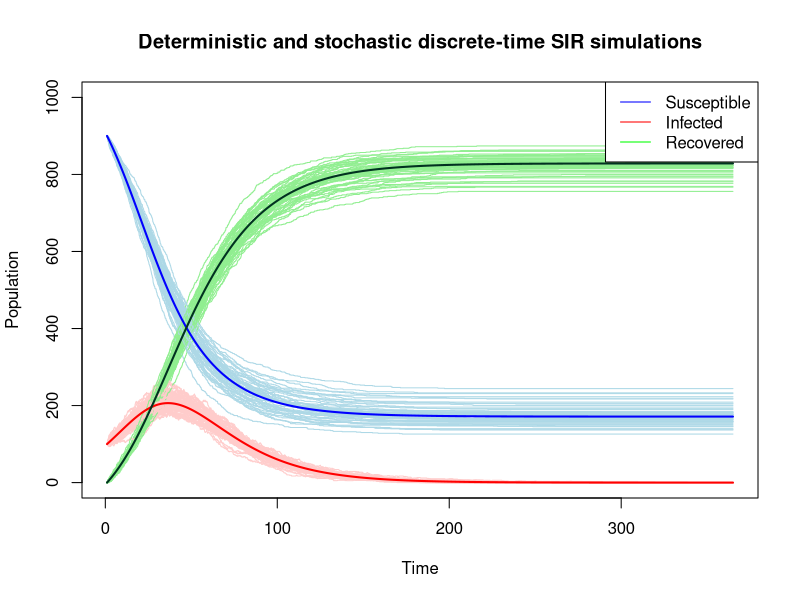

Write the R code that produced this figure.
#Stochastic simulation
Stochastic_DT_SIR_model <- function(N, S0, I0, minTime, maxTime, beta, gamma, step_size) {
  minTime <- minTime           # start time
  maxTime <- maxTime           # end time
  step_size <- step_size       # step size
  steps <- seq(minTime, maxTime, by = step_size)   # time discretization
  beta <- beta                 # infection rate
  gamma <- gamma               # recovery rate
  S <- numeric(length(steps))  # create empty vector to store simulations for susceptibles
  I <- numeric(length(steps))  # create empty vector to store simulations for infectives
  R <- numeric(length(steps))  # create empty vector to store simulations for removed
  S[1] <- S0                   # initial number of susceptibles
  I[1] <- I0                   # initial number of infectives
  R[1] <- N - S0 - I0          # initial number of Removed
  
  # Loop through discretized time and update the compartments at each step
  for (tym in 2:length(steps)) {
    # Assuming infections occur at the point of a Poisson process
    p_I <- 1 - exp(-beta * I[tym - 1] * step_size)  # Probability of infection
    p_R <- 1 - exp(-gamma * step_size)              # Probability of recovery
    
    # Sample infections and recoveries from a binomial trial
    delta_S <- rbinom(1, S[tym - 1], p_I)
    delta_I <- rbinom(1, I[tym - 1], p_R)
    
    # Update the compartments
    S[tym] <- S[tym - 1] - delta_S
    I[tym] <- I[tym - 1] + delta_S - delta_I
    R[tym] <- R[tym - 1] + delta_I
  }
  
  return(data.frame(Steps = steps, S = S, I = I, R = R))
}

#Deterministic simulation
Deterministic_DT_SIR_model2 <- function(N, S0, I0, minTime, maxTime, beta, gamma, step_size) {
  minTime <- minTime           # start time
  maxTime <- maxTime           # end time
  step_size <- step_size       # step size
  steps <- seq(minTime, maxTime, by = step_size)   # time discretization
  beta <- beta                 # infection rate
  gamma <- gamma               # recovery rate
  S <- numeric(length(steps))  # create empty vector to store simulations for susceptibles
  I <- numeric(length(steps))  # create empty vector to store simulations for infectives
  R <- numeric(length(steps))  # create empty vector to store simulations for removed
  S[1] <- S0                   # initial number of susceptibles
  I[1] <- I0                   # initial number of infectives
  R[1] <- N - S0 - I0          # initial number of Removed
  
  # Loop through discretized time and Update the compartments at each step
  for (tym in 2:length(steps)){
    # Assuming infections occur at the point of a Poisson process
    S[tym] <- S[tym - 1] - S[tym - 1] * (1 - exp(-beta * I[tym - 1] * step_size))
    I[tym] <- I[tym - 1] + S[tym - 1] * (1 - exp(-beta * I[tym - 1] * step_size)) - I[tym - 1] * (1 - exp(-gamma * step_size))
    R[tym] <- R[tym - 1] + I[tym - 1] * (1 - exp(-gamma * step_size))
  }
  return(data.frame(Steps = steps, S = S, I = I, R = R))
}
#Initial values and parameters
N <- 1000
S0 <- 900
I0 <- 100
minTime <- 1
maxTime <- 365
beta <- 0.0001
gamma <- 0.05
step_size <- 0.03

# Empty plot frame
plot(0, type = "n", xlim = c(minTime, maxTime), ylim = c(0, N), xlab = "Time", ylab = "Population", main ="Deterministic and stochastic discrete-time SIR simulations")
colors <- c("#add8e6", "#ffcccb", "#90ee90")
# Overlaying plots
plots <- 50
for (i in 1:plots) {
  stochastic <- Stochastic_DT_SIR_model(N, S0, I0, minTime, maxTime, beta, gamma, step_size)
  lines(stochastic$Steps, stochastic$S, col = colors[1])
  lines(stochastic$Steps, stochastic$I, col = colors[2])
  lines(stochastic$Steps, stochastic$R, col = colors[3])
}
deterministic<- Deterministic_DT_SIR_model2(N, S0, I0, minTime, maxTime, beta, gamma, step_size)
lines(deterministic$Steps, deterministic$S, col = "blue", lwd=2.0)
lines(deterministic$Steps, deterministic$I, col = "red", lwd=2.0)
lines(deterministic$Steps, deterministic$R, col = "#013220", lwd=2.0)
legend("topright", legend = c("Susceptible", "Infected", "Recovered"), col = c("blue", "red", "green"), lty = 1)


